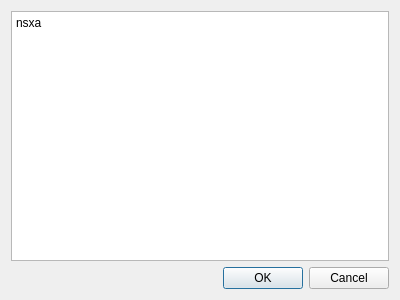
<?xml version="1.0" encoding="UTF-8"?>
<ui version="4.0">
 <class>Form</class>
 <widget class="QWidget" name="Form">
  <property name="geometry">
   <rect>
    <x>0</x>
    <y>0</y>
    <width>400</width>
    <height>300</height>
   </rect>
  </property>
  <property name="windowTitle">
   <string>子窗口1</string>
  </property>
  <layout class="QVBoxLayout" name="verticalLayout">
   <item>
    <widget class="QTextEdit" name="textEdit">
     <property name="html">
      <string>&lt;!DOCTYPE HTML PUBLIC &quot;-//W3C//DTD HTML 4.0//EN&quot; &quot;http://www.w3.org/TR/REC-html40/strict.dtd&quot;&gt;
&lt;html&gt;&lt;head&gt;&lt;meta name=&quot;qrichtext&quot; content=&quot;1&quot; /&gt;&lt;style type=&quot;text/css&quot;&gt;
p, li { white-space: pre-wrap; }
&lt;/style&gt;&lt;/head&gt;&lt;body style=&quot; font-family:'SimSun'; font-size:9pt; font-weight:400; font-style:normal;&quot;&gt;
&lt;p style=&quot; margin-top:0px; margin-bottom:0px; margin-left:0px; margin-right:0px; -qt-block-indent:0; text-indent:0px;&quot;&gt;nsxa&lt;/p&gt;
&lt;p style=&quot;-qt-paragraph-type:empty; margin-top:0px; margin-bottom:0px; margin-left:0px; margin-right:0px; -qt-block-indent:0; text-indent:0px;&quot;&gt;&lt;br /&gt;&lt;/p&gt;&lt;/body&gt;&lt;/html&gt;</string>
     </property>
    </widget>
   </item>
   <item>
    <widget class="QDialogButtonBox" name="buttonBox">
     <property name="standardButtons">
      <set>QDialogButtonBox::Cancel|QDialogButtonBox::Ok</set>
     </property>
    </widget>
   </item>
  </layout>
 </widget>
 <resources/>
 <connections/>
</ui>
